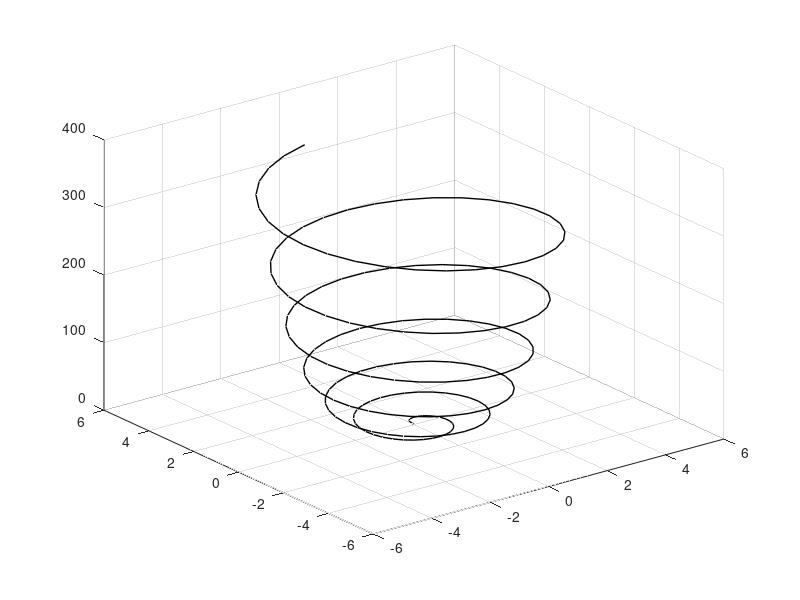

Source code (MATLAB):
t = 0:0.1:6*pi;
x = sqrt(t).*sin(2*t);
y = sqrt(t).*cos(2*t);
z = t.^2;
plot3(x, y, z, 'k', 'linewidth', 1)
grid on
